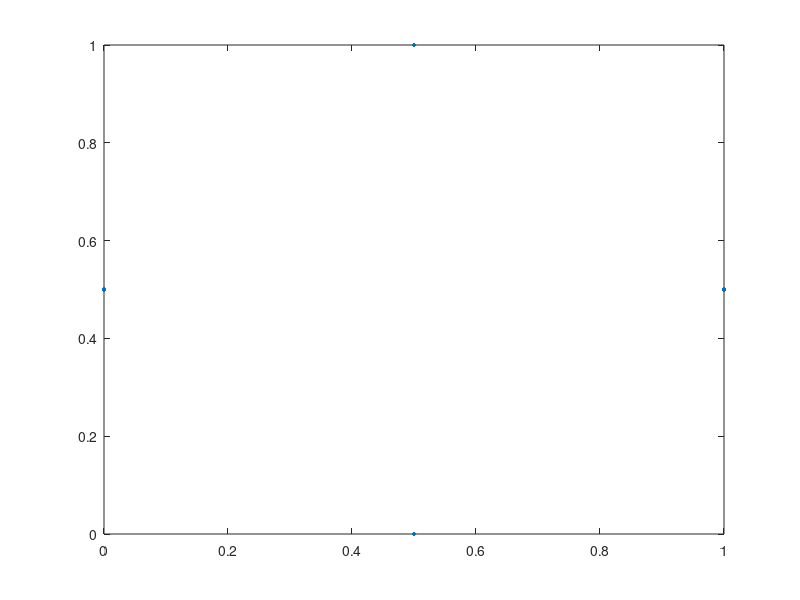

The MATLAB source for this figure: (Note: this script raises an error after producing the figure.)
%Script: The Split-and-Average Problem.
%Zubin Mishra, 604644805
%This script uses the split-and-average approach to subdivide and smooth 
%surfaces.

% Clean up the MATLAB workspace
clear all;
clc;
clf;

%Establish x, y, and weight arrays
x = [0.5, 0, 0.5, 1];
y = [0, 0.5, 1, 0.5];
w = [1, 2, 1];

%plot initial x,y coords
plot(x, y, '.', 'MarkerSize', 10);
hold on;
 
%Set convergence condition to false and count to 0
converge = false;
i=0;

%While loop
while (~converge && i<100)
    %Split and average, set x and y
    xs = splitPts(x);
    ys = splitPts(y);
    xa = averagePts(xs, w);
    ya = averagePts(ys, w);
    x = xa;
    y = ya;
    
    %Determine convergence condition
    dx = xa - xs;
    dy = ya - ys;
    converge = (max(sqrt(dx.^2+dy.^2)) < 10^-3);
    
    %Increment count
    i = i+1;
end

%Plot final arrays
plot(x, y, '.', 'MarkerSize', 10);
title('Split-and-Average Plot');
xlabel('X');
ylabel('Y');
legend('Initial','Final');